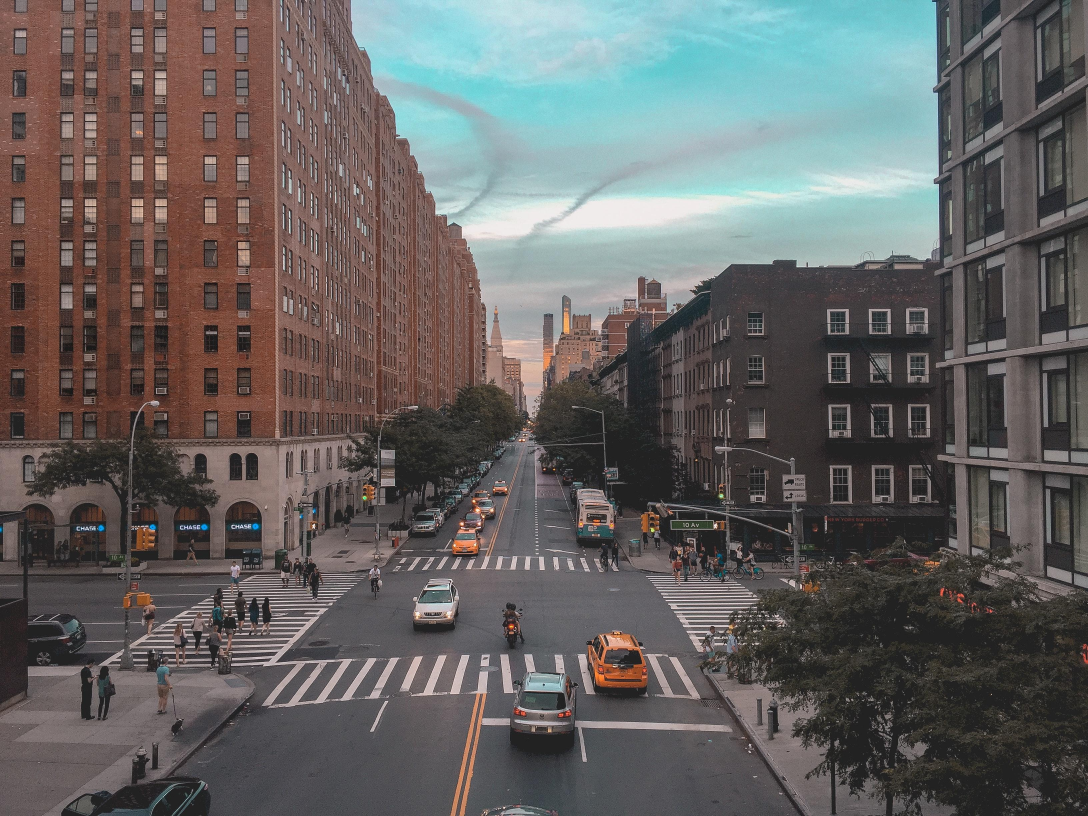
#> input picture tests/compress.jpg, 3264 x 2448 px (shown at 1/3 size)
$ python -i baseprocess.py   (imports and definitions only)
#> lines starting #> are read from the running program, lines starting #| are printed output that depends on the picture
"""
Smart Image processing
"""
import os
from io import BytesIO
from typing import Tuple
from PIL import Image

from compressor.reports.report import displayError

def grayScaleImage(image: Image.Image) -> Image.Image:
    """
    Make grayscale out of the image
    """
    mode = image.mode
    if mode in ["RGB", "CMYK", "YCbCr" "LAB", "HSV"]:
        return image.convert("L")
    elif mode == "RGBA":
        return image.convert("LA").convert("RGBA")
    # Todo: add condition for mode 'P' for PNG images
    return image


# [50 lines left out: functions downsizeImage, save, removeAlphaTransprency, not called in this run]

>>> from PIL import Image
>>> picture = Image.open('../../tests/compress.jpg')
#> picture is the input picture: PIL image 3264x2448 RGB; mean R, G, B 100.7, 98.5, 97.3
>>> result = grayScaleImage(picture)
#> in grayScaleImage, `return image.convert("L")`:
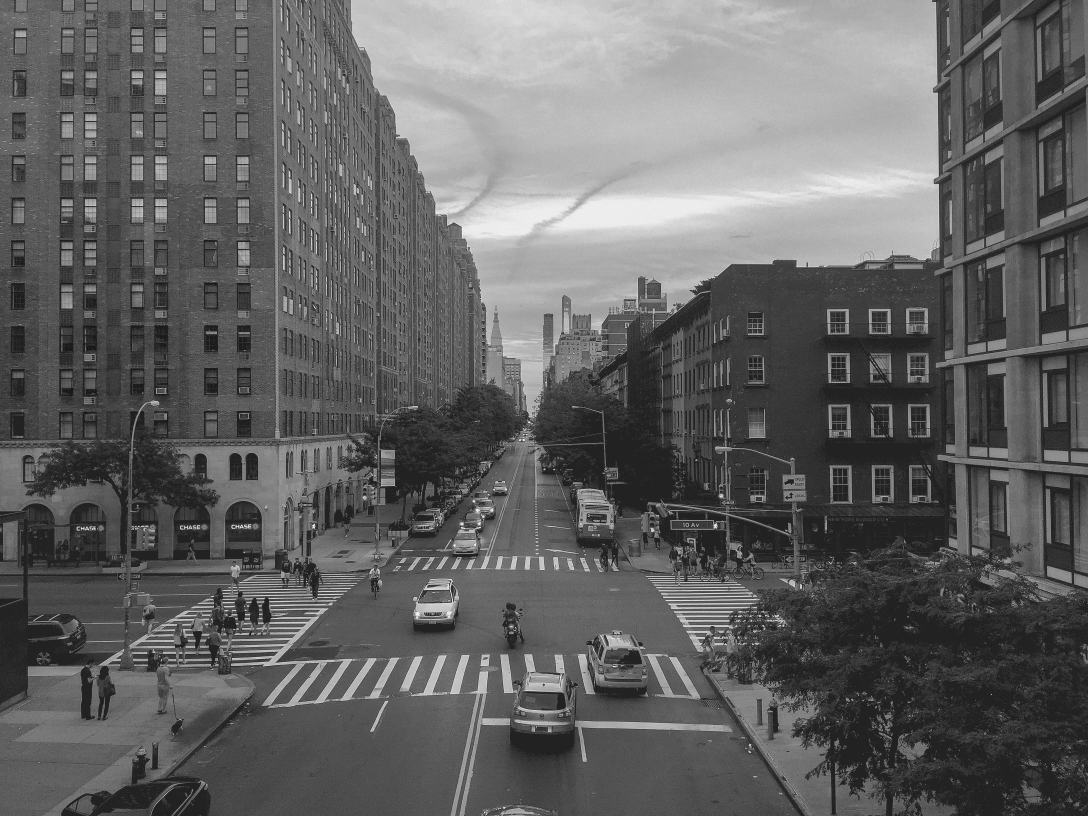
#> returned value: PIL image 3264x2448 L (shown at 1/3 size); min 0, max 255, mean 99

$ run again, on tests/mounts.jpg
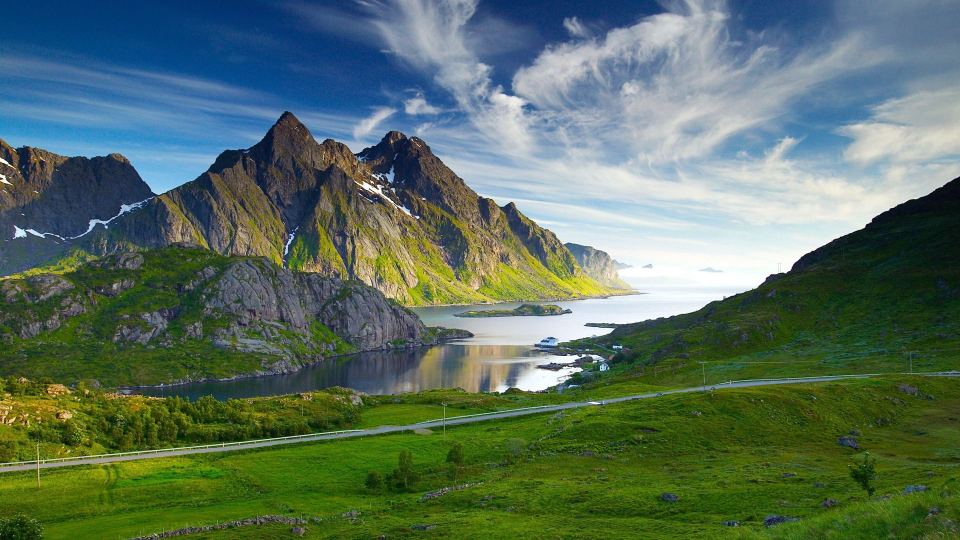
#> input picture tests/mounts.jpg, 1920 x 1080 px (shown at 1/2 size)
#> picture is the input picture: PIL image 1920x1080 RGB; mean R, G, B 89.3, 111.7, 95.4
#> in grayScaleImage, `return image.convert("L")`:
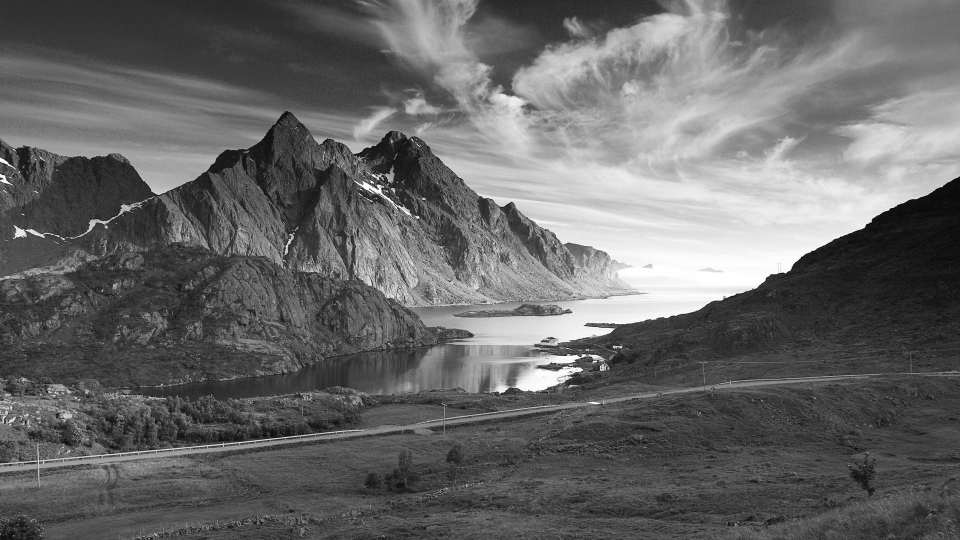
#> returned value: PIL image 1920x1080 L (shown at 1/2 size); min 0, max 255, mean 103.2

$ run again, on tests/nout.jpg
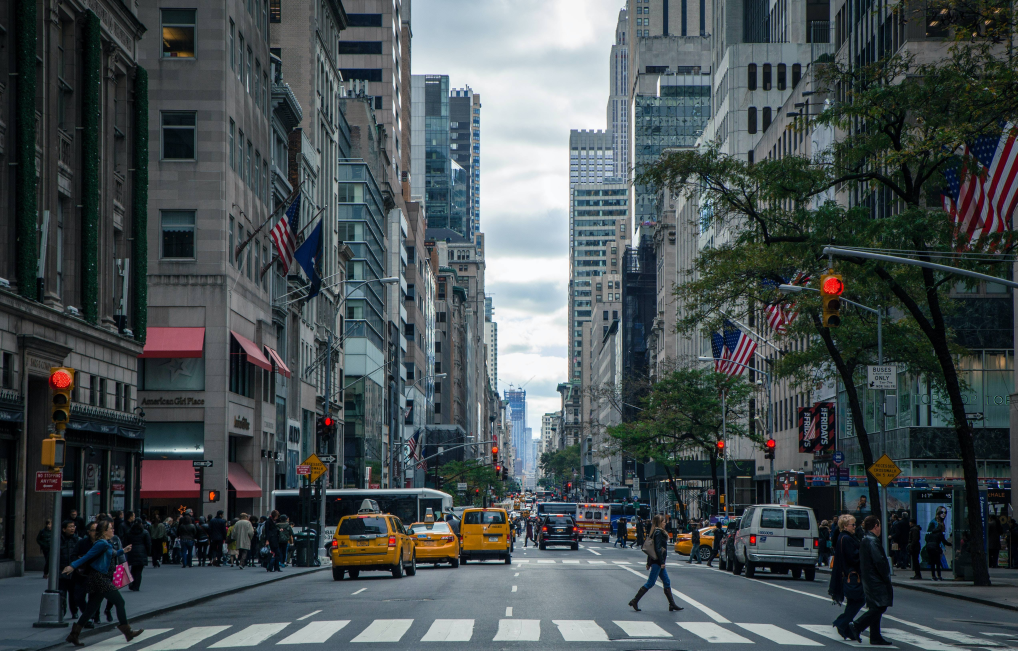
#> input picture tests/nout.jpg, 5088 x 3253 px (shown at 1/5 size)
#> picture is the input picture: PIL image 5088x3253 RGB; mean R, G, B 71.8, 80.5, 83
#> in grayScaleImage, `return image.convert("L")`:
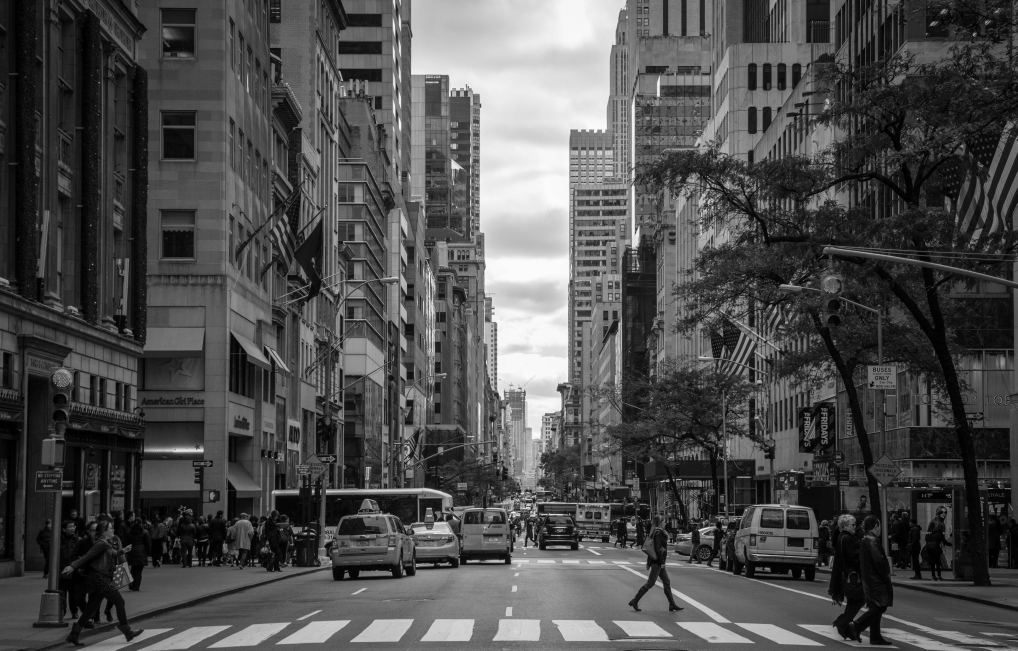
#> returned value: PIL image 5088x3253 L (shown at 1/5 size); min 0, max 255, mean 78.2
